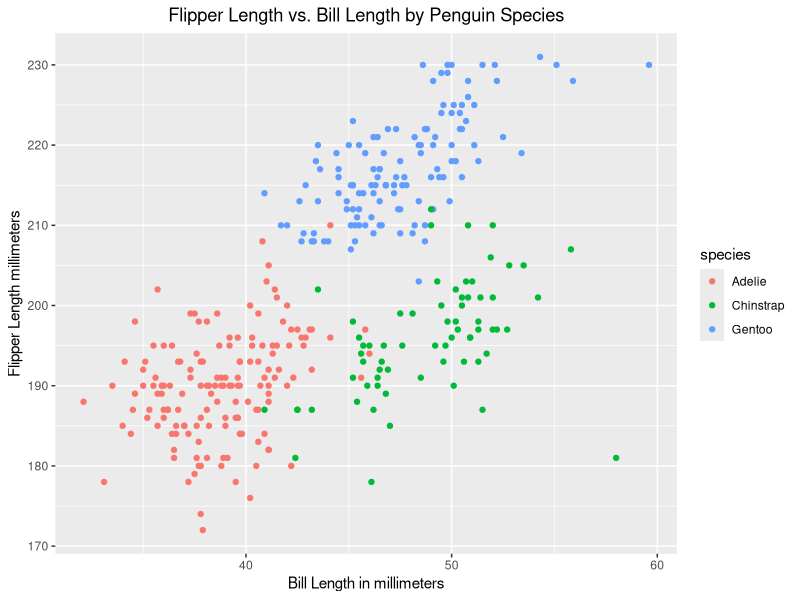
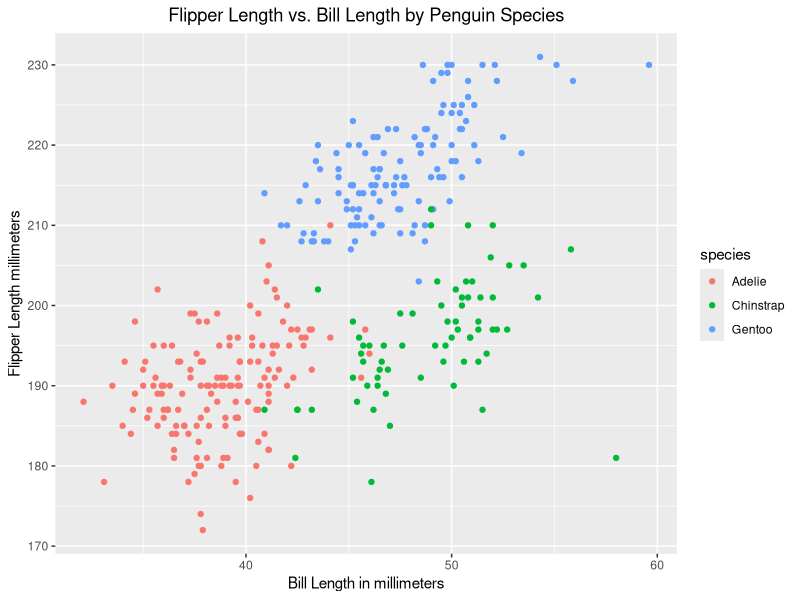

Write R code to recreate these figures, in order.
## ---- chunk 1
library(palmerpenguins)
library(ggplot2)
library(tidyverse)
## ---- chunk 2
data("penguins", package = "palmerpenguins")
## ---- chunk 3
ggplot(data = penguins,
       aes(x = bill_length_mm, 
           y = flipper_length_mm, 
           color = species)) + 
  geom_point(na.rm = TRUE) +
  labs(title = "Flipper Length vs. Bill Length by Penguin Species",
       x = "Bill Length in millimeters",
       y = "Flipper Length millimeters") +
  theme(plot.title = element_text(hjust = 0.5))
             
ggsave(filename = "penguins_scatterplot.png")
## ---- chunk 4
set.seed(8105)

normal_sample = rnorm(10)

sample_df = data.frame(
  normal_sample = normal_sample,
  greater_than_zero = normal_sample > 0,
  character_vector = letters[1:10],
  factor_vector = factor(
    c("A", "B", "C", "A", "B", "C", "A", "B", "C", "A")
  )
)
## ---- chunk 5
mean(pull(sample_df, normal_sample))
mean(pull(sample_df, greater_than_zero))
mean(pull(sample_df, character_vector))
mean(pull(sample_df, factor_vector))
## ---- chunk 6
as.numeric(pull(sample_df, greater_than_zero))
as.numeric(pull(sample_df, character_vector))
as.numeric(pull(sample_df, factor_vector))
